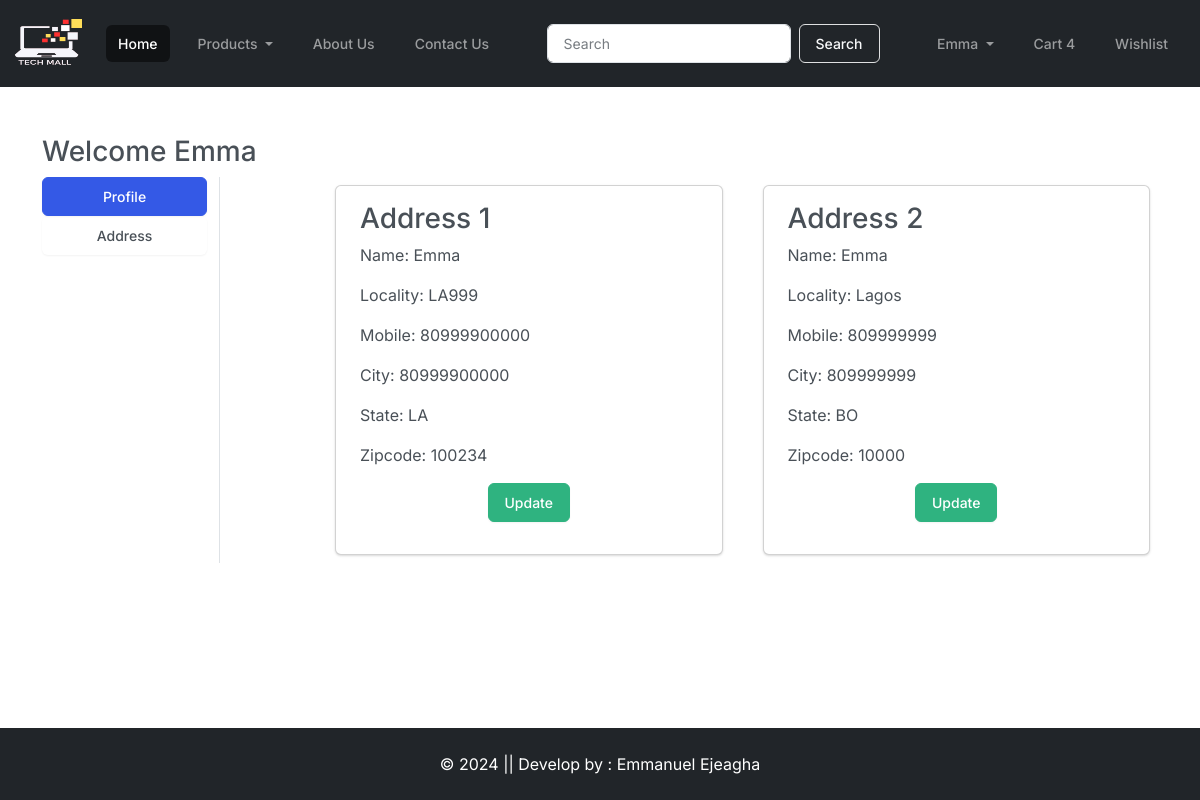
The app's page /address/ (signed in) with its own data.
### app/models.py (models this page shows, shortened)
class Customer(models.Model):
    user = models.ForeignKey(User, on_delete=models.CASCADE)
    name = models.CharField(max_length=200)
    locality = models.CharField(max_length=200)
    city = models.CharField(max_length=50)
    mobile = models.IntegerField(default=0)
    zipcode = models.IntegerField()
    state = models.CharField(choices=STATE_CHOICES, max_length=100)

### app/views.py (the view)
# urls.py: path('address/', views.address, name='address'),
def address(request):
    add = Customer.objects.filter(user=request.user)
    return render(request, 'app/address.html', {'add': add})

### templates/app/address.html (shortened to what this page needs)
{% extends 'app/base.html' %}
{% load static %}
{% block main-content %}
<div class="container mt-5">
    <div class="row">
        <h3>Welcome <span class="text-capitalize">{{request.user}}</span> </h3>
        <div class="col-sm-2 border-end">
            <ul class="list-unstyled">
                <li class="d-grid"><a href="{% url 'profile' %}" class="btn btn-primary">Profile</a></li>
                <li class="d-grid"><a href="{% url 'address' %}" class="btn ">Address</a></li>
            </ul>
        </div>
        <div class="col-sm-9 offset-sm-1">
            <div class="row">
                {% for ad in add %}
                <div class="col-sm-6">
                    <div class="card m-2">
                     <div class="card-body">
                      <h3>Address {{forloop.counter}}</h3>
                      <p>Name: {{ad.name}}</p>
                      <p>Locality: {{ad.locality}}</p>
                      <p>Mobile: {{ad.mobile}}</p>
                      <p>City: {{ad.mobile}}</p>
                      <p>State: {{ad.state}}</p>
                      <p>Zipcode: {{ad.zipcode}}</p>
                      <p class="text-center"><a href="{% url 'updateAddress' pk=ad.id %}" class="btn btn-success" type="button">Update</a></p>
                     </div>
                    </div>
                </div>
                {% endfor %}
            </div>
        </div>
    </div>
</div>
<br><br>
<br><br>
{% endblock main-content %}

### records on screen
Customer: name "Emma", locality "LA999", mobile "80999900000", state "LA", zipcode "100234"
Customer: name "Emma", locality "Lagos", mobile "809999999", state "BO", zipcode "10000"

### other values on screen
{{ request.user }} "Emma"
